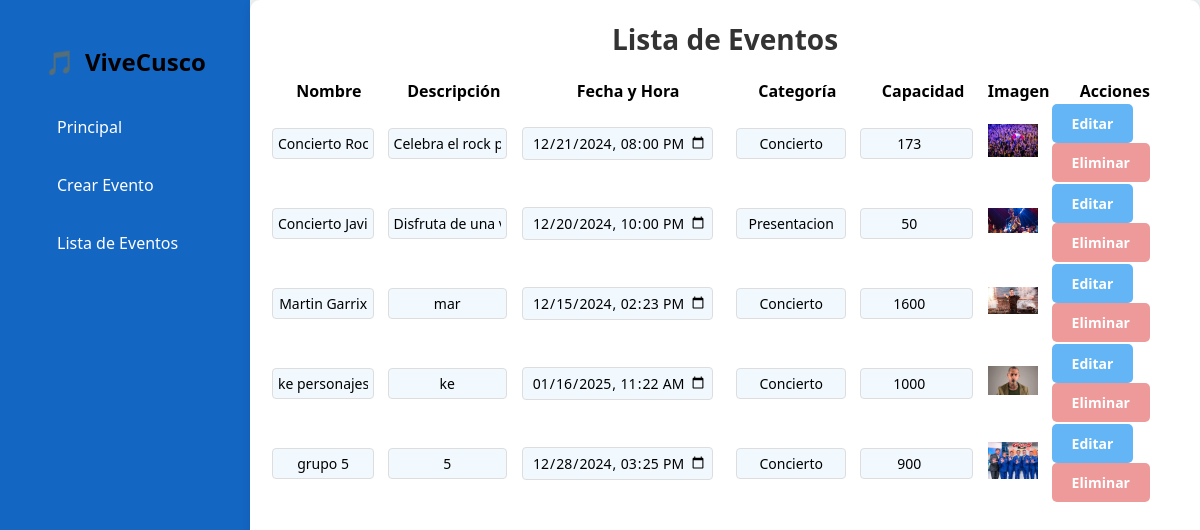
Before: /administracion/lista_eventos.php with the older database file.
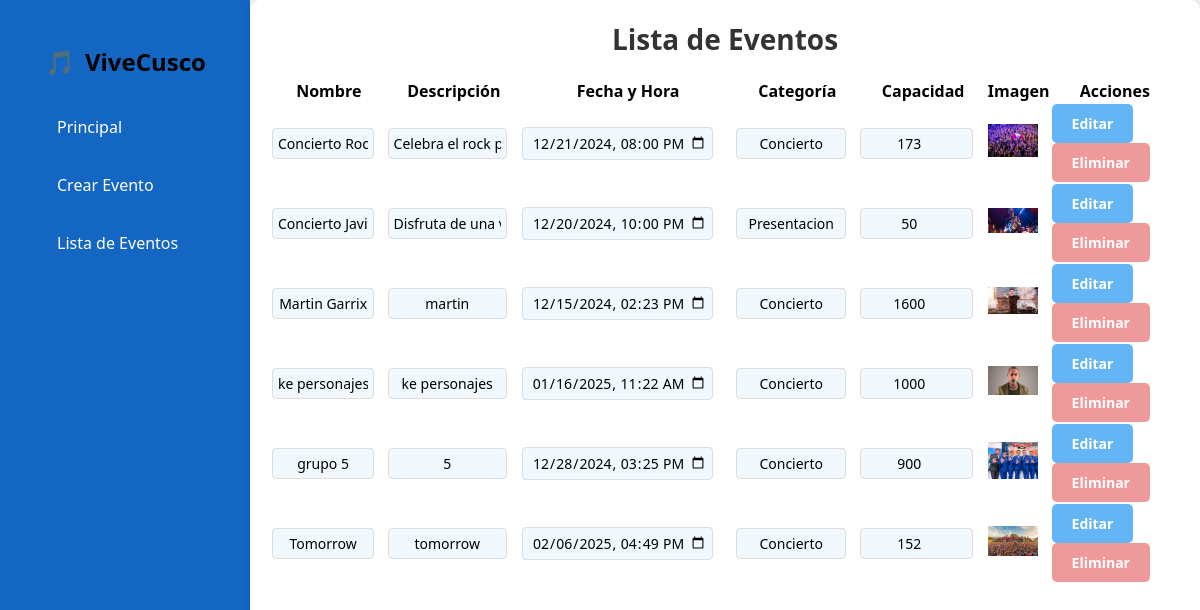
After: the same page with the newer database file.
### tables this page shows
CREATE TABLE `evento` (
  `idEvento` int(11) NOT NULL,
  `nombreEvento` varchar(150) NOT NULL,
  `descripcionEvento` text DEFAULT NULL,
  `fechahoraEvento` datetime NOT NULL,
  `categoriaEvento` varchar(50) DEFAULT NULL,
  `capacidadEvento` int(11) NOT NULL,
  `entradasGeneralEvento` int(11) NOT NULL,
  `entradasVipEvento` int(11) NOT NULL,
  `imagenEvento` varchar(255) DEFAULT NULL
);

### administracion/lista_eventos.php (the view, shortened to what this page needs)
<!DOCTYPE html>
<html lang="es">
<head>
</head>
<body>
    <?php
    include '../conexion.php';
    $sql = "SELECT * FROM evento";
    $result = $conn->query($sql);
    ?>
    <div class="sidebar">
        <h2>ViveCusco</h2>
        <a href="./home.php">Principal</a>
        <a href="./crear_evento.php">Crear Evento</a>
        <a href="./lista_eventos.php">Lista de Eventos</a>
    </div>
    <div class="main-content">
        <h1>Lista de Eventos</h1>
        <table class="event-list">
            <tr>
                <th>Nombre</th>
                <th>Descripción</th>
                <th>Fecha y Hora</th>
                <th>Categoría</th>
                <th>Capacidad</th>
                <th>Imagen</th>
                <th>Acciones</th>
            </tr>
            <?php
            if ($result->num_rows > 0) {
                while($row = $result->fetch_assoc()) {
                    echo "<form method='POST'>";
                    echo "<tr>";
                    echo "<td><input type='text' name='nombreEvento' value='".htmlspecialchars($row['nombreEvento'])."'></td>";
                    echo "<td><input type='text' name='descripcionEvento' value='".htmlspecialchars($row['descripcionEvento'])."'></td>";
                    echo "<td><input type='datetime-local' name='fechahoraEvento' value='".$row['fechahoraEvento']."'></td>";
                    echo "<td><input type='text' name='categoriaEvento' value='".htmlspecialchars($row['categoriaEvento'])."'></td>";
                    echo "<td><input type='number' name='capacidadEvento' value='".$row['capacidadEvento']."'></td>";
                    echo "<td><img src='../eventos/".$row['imagenEvento']."' alt='Imagen del Evento' width='50'></td>";
                    echo "<td>
                            <button type='submit' name='editar' class='button edit-btn'>Editar</button>
                            <button type='submit' name='eliminar' class='button delete-btn' formaction='./eliminar_evento.php'>Eliminar</button>
                          </td>";
                    echo "</tr>";
                    echo "</form>";
                }
            } else {
                echo "<tr><td colspan='7'>No hay eventos disponibles</td></tr>";
            }
            ?>
        </table>
    </div>
</body>
</html>

Changed rows visible on the page:
changed evento "Martin Garrix": descripcionEvento "mar" → "martin"
changed evento "ke personajes": descripcionEvento "ke" → "ke personajes"
added evento: nombreEvento "Tomorrow", descripcionEvento "tomorrow", fechahoraEvento "02/06/2025 16:49", categoriaEvento "Concierto", capacidadEvento "152", imagenEvento (picture)
